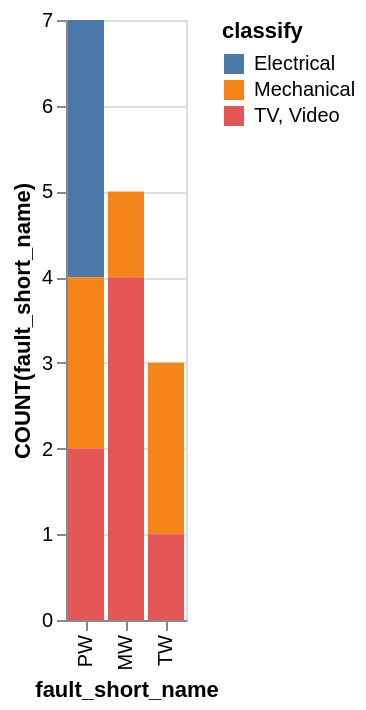

Source (Vega-Lite JSON):
### Vega-Lite specification from a JSON file in a GitHub repository (floating-point values rounded to 4 significant figures)
{"data": {"values": [{"x_data": "PW", "y_data": 3, "classify": "Electrical"}, {"x_data": "MW", "y_data": 0, "classify": "Electrical"}, {"x_data": "TW", "y_data": 0, "classify": "Electrical"}, {"x_data": "PW", "y_data": 2, "classify": "Mechanical"}, {"x_data": "MW", "y_data": 1, "classify": "Mechanical"}, {"x_data": "TW", "y_data": 2, "classify": "Mechanical"}, {"x_data": "PW", "y_data": 2, "classify": "TV, Video"}, {"x_data": "MW", "y_data": 4, "classify": "TV, Video"}, {"x_data": "TW", "y_data": 1, "classify": "TV, Video"}]}, "mark": "bar", "encoding": {"x": {"field": "x_data", "type": "nominal", "title": "fault_short_name", "sort": {"op": "sum", "field": "y_data", "order": "descending"}}, "y": {"field": "y_data", "type": "quantitative", "title": "COUNT(fault_short_name)"}, "color": {"field": "classify"}}}
